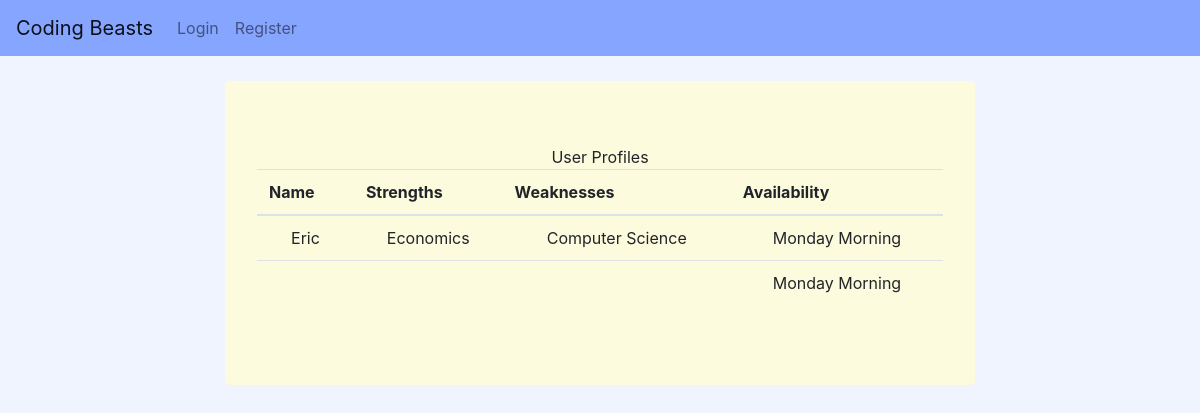
/profiles/, run on the app's committed database.
### sbuddy/models.py (models this page shows, shortened)
class Profile(models.Model):
    STRENGTH_CHOICES = (
        ('--------', '--------'),
        ('Mathematics','Mathematics'),
        ('Chemistry','Chemistry'),
        ('Physics','Physics'),
        ('Computer Science','Computer Science'),
        ('Economics','Economics'),
        ('Engineering', 'Engineering'),
        ('Statistics', 'Statistics'),
        ('Psychology', 'Psychology'),
        ('Business', 'Business'),
        )
    SCHEDULE_CHOICES = [
        ("Monday Morning", "Monday Morning"),
        ("Monday Afternoon", "Monday Afternoon"),
        ("Tuesday Morning", "Tuesday Morning"),
        ("Tuesday Afternoon", "Tuesday Afternoon"),
        ("Wednesday Morning", "Wednesday Morning"),
        ("Wednesday Afternoon", "Wednesday Afternoon"),
        ("Thursday Morning", "Thursday Morning"),
        ("Thursday Afternoon", "Thursday Afternoon"),
        ("Friday Morning", "Friday Morning"),
        ("Friday Afternoon", "Friday Afternoon"),
    ]
    user = models.OneToOneField(User, on_delete=models.CASCADE)
    name = models.CharField(max_length=100, blank=False, default='')
    phone = models.CharField(max_length=12, blank=False, default='')
    meetingURL = models.CharField(max_length=100, blank=False, default='')
    strengths = models.CharField(
        max_length=255,
        choices=STRENGTH_CHOICES,
        default='')
    weaknesses = models.CharField(
        max_length=255,
        choices=STRENGTH_CHOICES,
        default='')
    availability = models.CharField(
        max_length=50,
        choices=SCHEDULE_CHOICES,
        default='Monday Morning',
    )
    def __init__(self, *args, **kwargs):
        super(Profile, self).__init__(*args, **kwargs)
        self.__original_phone = self.phone

### sbuddy/views.py (the view)
# urls.py: path('profiles/',views.profile,name="profile"),
def profile(request):
    users = Profile.objects.all()
    return render(request, 'sbuddy/profile.html', {'users': users})

### sbuddy/templates/sbuddy/profile.html (shortened to what this page needs)
{% extends 'sbuddy/base.html' %}
{% load bootstrap4 %}
{% block content %}
<div style="height:25px"></div>
<body>
    <div class="container text-center jumbotron" style="max-width:750px; background-color:#FDFBDD;>
        <h2 class="text-center" style="padding-bottom:25px"> User Profiles </h2>
        <table class="table">
            <thead>
                <tr>
                <th>Name</th>
                <th>Strengths</th>
                <th>Weaknesses</th>
                <th>Availability</th>
                </tr>
            </thead>
            <tbody>
                {% for user in users %}
                <tr>
                    <td class="text-center">{{ user.name }}</td>
                    <td class="text-center">{{ user.strengths }}</td>
                    <td class="text-center">{{ user.weaknesses }}</td>
                    <td class="text-center">{{ user.availability }}</td>
                </tr>
                {% endfor %}
            </tbody>
        </table>
    </div>
</body>
{% endblock%}

### data on the page
Profile: name "Eric", strengths "Economics", weaknesses "Computer Science", availability "Monday Morning"
Profile: availability "Monday Morning"
